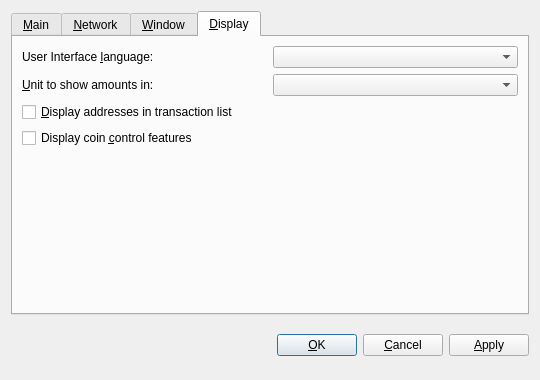
<?xml version="1.0" encoding="UTF-8"?>
<ui version="4.0">
 <class>OptionsDialog</class>
 <widget class="QDialog" name="OptionsDialog">
  <property name="geometry">
   <rect>
    <x>0</x>
    <y>0</y>
    <width>540</width>
    <height>380</height>
   </rect>
  </property>
  <property name="windowTitle">
   <string>Options</string>
  </property>
  <property name="modal">
   <bool>true</bool>
  </property>
  <layout class="QVBoxLayout" name="verticalLayout">
   <item>
    <widget class="QTabWidget" name="tabWidget">
     <property name="tabPosition">
      <enum>QTabWidget::North</enum>
     </property>
     <property name="currentIndex">
      <number>3</number>
     </property>
     <widget class="QWidget" name="tabMain">
      <attribute name="title">
       <string>&amp;Main</string>
      </attribute>
      <layout class="QVBoxLayout" name="verticalLayout_Main">
       <item>
        <widget class="QLabel" name="transactionFeeInfoLabel">
         <property name="text">
          <string>Optional transaction fee per kB that helps make sure your transactions are processed quickly. Most transactions are 1 kB. Fee 5.00 recommended.</string>
         </property>
         <property name="textFormat">
          <enum>Qt::PlainText</enum>
         </property>
         <property name="wordWrap">
          <bool>true</bool>
         </property>
        </widget>
       </item>
       <item>
        <layout class="QHBoxLayout" name="horizontalLayoutFee">
         <item>
          <widget class="QLabel" name="transactionFeeLabel">
           <property name="text">
            <string>Pay transaction &amp;fee</string>
           </property>
           <property name="textFormat">
            <enum>Qt::PlainText</enum>
           </property>
           <property name="buddy">
            <cstring>transactionFee</cstring>
           </property>
          </widget>
         </item>
         <item>
          <widget class="BitcoinAmountField" name="transactionFee"/>
         </item>
         <item>
          <spacer name="horizontalSpacerFee">
           <property name="orientation">
            <enum>Qt::Horizontal</enum>
           </property>
           <property name="sizeHint" stdset="0">
            <size>
             <width>40</width>
             <height>20</height>
            </size>
           </property>
          </spacer>
         </item>
        </layout>
       </item>
       <item>
        <widget class="QLabel" name="reserveBalanceInfoLabel">
         <property name="text">
          <string>Reserved amount does not participate in staking and is therefore spendable at any time.</string>
         </property>
         <property name="textFormat">
          <enum>Qt::PlainText</enum>
         </property>
         <property name="wordWrap">
          <bool>true</bool>
         </property>
        </widget>
       </item>
       <item>
        <layout class="QHBoxLayout" name="horizontalLayoutReserveBalance">
         <item>
          <widget class="QLabel" name="reserveBalanceLabel">
           <property name="text">
            <string>Reserve</string>
           </property>
           <property name="textFormat">
            <enum>Qt::PlainText</enum>
           </property>
           <property name="buddy">
            <cstring>reserveBalance</cstring>
           </property>
          </widget>
         </item>
         <item>
          <widget class="BitcoinAmountField" name="reserveBalance"/>
         </item>
         <item>
          <spacer name="horizontalSpacerReserveBalance">
           <property name="orientation">
            <enum>Qt::Horizontal</enum>
           </property>
           <property name="sizeHint" stdset="0">
            <size>
             <width>40</width>
             <height>20</height>
            </size>
           </property>
          </spacer>
         </item>
        </layout>
       </item>
       <item>
        <widget class="QCheckBox" name="bitcoinAtStartup">
         <property name="toolTip">
          <string>Automatically start bitFlowers after logging in to the system.</string>
         </property>
         <property name="text">
          <string>&amp;Start bitFlowers on system login</string>
         </property>
        </widget>
       </item>
       <item>
        <widget class="QCheckBox" name="detachDatabases">
         <property name="toolTip">
          <string>Detach block and address databases at shutdown. This means they can be moved to another data directory, but it slows down shutdown. The wallet is always detached.</string>
         </property>
         <property name="text">
          <string>&amp;Detach databases at shutdown</string>
         </property>
        </widget>
       </item>
       <item>
        <spacer name="verticalSpacer_Main">
         <property name="orientation">
          <enum>Qt::Vertical</enum>
         </property>
         <property name="sizeHint" stdset="0">
          <size>
           <width>20</width>
           <height>40</height>
          </size>
         </property>
        </spacer>
       </item>
      </layout>
     </widget>
     <widget class="QWidget" name="tabNetwork">
      <attribute name="title">
       <string>&amp;Network</string>
      </attribute>
      <layout class="QVBoxLayout" name="verticalLayout_Network">
       <item>
        <widget class="QCheckBox" name="mapPortUpnp">
         <property name="toolTip">
          <string>Automatically open the bitFlowers client port on the router. This only works when your router supports UPnP and it is enabled.</string>
         </property>
         <property name="text">
          <string>Map port using &amp;UPnP</string>
         </property>
        </widget>
       </item>
       <item>
        <widget class="QCheckBox" name="connectSocks">
         <property name="toolTip">
          <string>Connect to the bitFlowers network through a SOCKS proxy (e.g. when connecting through Tor).</string>
         </property>
         <property name="text">
          <string>&amp;Connect through SOCKS proxy:</string>
         </property>
        </widget>
       </item>
       <item>
        <layout class="QHBoxLayout" name="horizontalLayout_Network">
         <item>
          <widget class="QLabel" name="proxyIpLabel">
           <property name="text">
            <string>Proxy &amp;IP:</string>
           </property>
           <property name="textFormat">
            <enum>Qt::PlainText</enum>
           </property>
           <property name="buddy">
            <cstring>proxyIp</cstring>
           </property>
          </widget>
         </item>
         <item>
          <widget class="QValidatedLineEdit" name="proxyIp">
           <property name="maximumSize">
            <size>
             <width>140</width>
             <height>16777215</height>
            </size>
           </property>
           <property name="toolTip">
            <string>IP address of the proxy (e.g. 127.0.0.1)</string>
           </property>
          </widget>
         </item>
         <item>
          <widget class="QLabel" name="proxyPortLabel">
           <property name="text">
            <string>&amp;Port:</string>
           </property>
           <property name="textFormat">
            <enum>Qt::PlainText</enum>
           </property>
           <property name="buddy">
            <cstring>proxyPort</cstring>
           </property>
          </widget>
         </item>
         <item>
          <widget class="QLineEdit" name="proxyPort">
           <property name="maximumSize">
            <size>
             <width>55</width>
             <height>16777215</height>
            </size>
           </property>
           <property name="toolTip">
            <string>Port of the proxy (e.g. 9050)</string>
           </property>
          </widget>
         </item>
         <item>
          <widget class="QLabel" name="socksVersionLabel">
           <property name="text">
            <string>SOCKS &amp;Version:</string>
           </property>
           <property name="textFormat">
            <enum>Qt::PlainText</enum>
           </property>
           <property name="buddy">
            <cstring>socksVersion</cstring>
           </property>
          </widget>
         </item>
         <item>
          <widget class="QValueComboBox" name="socksVersion">
           <property name="toolTip">
            <string>SOCKS version of the proxy (e.g. 5)</string>
           </property>
          </widget>
         </item>
         <item>
          <spacer name="horizontalSpacer_Network">
           <property name="orientation">
            <enum>Qt::Horizontal</enum>
           </property>
           <property name="sizeHint" stdset="0">
            <size>
             <width>40</width>
             <height>20</height>
            </size>
           </property>
          </spacer>
         </item>
        </layout>
       </item>
       <item>
        <spacer name="verticalSpacer_Network">
         <property name="orientation">
          <enum>Qt::Vertical</enum>
         </property>
         <property name="sizeHint" stdset="0">
          <size>
           <width>20</width>
           <height>40</height>
          </size>
         </property>
        </spacer>
       </item>
      </layout>
     </widget>
     <widget class="QWidget" name="tabWindow">
      <attribute name="title">
       <string>&amp;Window</string>
      </attribute>
      <layout class="QVBoxLayout" name="verticalLayout_Window">
       <item>
        <widget class="QCheckBox" name="minimizeToTray">
         <property name="toolTip">
          <string>Show only a tray icon after minimizing the window.</string>
         </property>
         <property name="text">
          <string>&amp;Minimize to the tray instead of the taskbar</string>
         </property>
        </widget>
       </item>
       <item>
        <widget class="QCheckBox" name="minimizeOnClose">
         <property name="toolTip">
          <string>Minimize instead of exit the application when the window is closed. When this option is enabled, the application will be closed only after selecting Quit in the menu.</string>
         </property>
         <property name="text">
          <string>M&amp;inimize on close</string>
         </property>
        </widget>
       </item>
       <item>
        <spacer name="verticalSpacer_Window">
         <property name="orientation">
          <enum>Qt::Vertical</enum>
         </property>
         <property name="sizeHint" stdset="0">
          <size>
           <width>20</width>
           <height>40</height>
          </size>
         </property>
        </spacer>
       </item>
      </layout>
     </widget>
     <widget class="QWidget" name="tabDisplay">
      <attribute name="title">
       <string>&amp;Display</string>
      </attribute>
      <layout class="QVBoxLayout" name="verticalLayout_Display">
       <item>
        <layout class="QHBoxLayout" name="horizontalLayout_1_Display">
         <item>
          <widget class="QLabel" name="langLabel">
           <property name="text">
            <string>User Interface &amp;language:</string>
           </property>
           <property name="textFormat">
            <enum>Qt::PlainText</enum>
           </property>
           <property name="buddy">
            <cstring>lang</cstring>
           </property>
          </widget>
         </item>
         <item>
          <widget class="QValueComboBox" name="lang">
           <property name="toolTip">
            <string>The user interface language can be set here. This setting will take effect after restarting bitFlowers.</string>
           </property>
          </widget>
         </item>
        </layout>
       </item>
       <item>
        <layout class="QHBoxLayout" name="horizontalLayout_2_Display">
         <item>
          <widget class="QLabel" name="unitLabel">
           <property name="text">
            <string>&amp;Unit to show amounts in:</string>
           </property>
           <property name="textFormat">
            <enum>Qt::PlainText</enum>
           </property>
           <property name="buddy">
            <cstring>unit</cstring>
           </property>
          </widget>
         </item>
         <item>
          <widget class="QValueComboBox" name="unit">
           <property name="toolTip">
            <string>Choose the default subdivision unit to show in the interface and when sending coins.</string>
           </property>
          </widget>
         </item>
        </layout>
       </item>
       <item>
        <widget class="QCheckBox" name="displayAddresses">
         <property name="toolTip">
          <string>Whether to show bitFlowers addresses in the transaction list or not.</string>
         </property>
         <property name="text">
          <string>&amp;Display addresses in transaction list</string>
         </property>
        </widget>
       </item>
       <item>
        <widget class="QCheckBox" name="coinControlFeatures">
         <property name="toolTip">
          <string>Whether to show coin control features or not.</string>
         </property>
         <property name="text">
          <string>Display coin &amp;control features</string>
         </property>
        </widget>
       </item>
       <item>
        <spacer name="verticalSpacer_Display">
         <property name="orientation">
          <enum>Qt::Vertical</enum>
         </property>
         <property name="sizeHint" stdset="0">
          <size>
           <width>20</width>
           <height>40</height>
          </size>
         </property>
        </spacer>
       </item>
      </layout>
     </widget>
    </widget>
   </item>
   <item>
    <layout class="QHBoxLayout" name="horizontalLayout_Buttons">
     <item>
      <spacer name="horizontalSpacer_1">
       <property name="orientation">
        <enum>Qt::Horizontal</enum>
       </property>
       <property name="sizeHint" stdset="0">
        <size>
         <width>40</width>
         <height>48</height>
        </size>
       </property>
      </spacer>
     </item>
     <item>
      <widget class="QLabel" name="statusLabel">
       <property name="font">
        <font>
         <weight>75</weight>
         <bold>true</bold>
        </font>
       </property>
       <property name="text">
        <string/>
       </property>
       <property name="textFormat">
        <enum>Qt::PlainText</enum>
       </property>
       <property name="wordWrap">
        <bool>true</bool>
       </property>
      </widget>
     </item>
     <item>
      <spacer name="horizontalSpacer_2">
       <property name="orientation">
        <enum>Qt::Horizontal</enum>
       </property>
       <property name="sizeHint" stdset="0">
        <size>
         <width>40</width>
         <height>48</height>
        </size>
       </property>
      </spacer>
     </item>
     <item>
      <widget class="QPushButton" name="okButton">
       <property name="text">
        <string>&amp;OK</string>
       </property>
      </widget>
     </item>
     <item>
      <widget class="QPushButton" name="cancelButton">
       <property name="text">
        <string>&amp;Cancel</string>
       </property>
       <property name="autoDefault">
        <bool>false</bool>
       </property>
      </widget>
     </item>
     <item>
      <widget class="QPushButton" name="applyButton">
       <property name="text">
        <string>&amp;Apply</string>
       </property>
       <property name="autoDefault">
        <bool>false</bool>
       </property>
      </widget>
     </item>
    </layout>
   </item>
  </layout>
 </widget>
 <customwidgets>
  <customwidget>
   <class>BitcoinAmountField</class>
   <extends>QSpinBox</extends>
   <header>bitcoinamountfield.h</header>
  </customwidget>
  <customwidget>
   <class>QValueComboBox</class>
   <extends>QComboBox</extends>
   <header>qvaluecombobox.h</header>
  </customwidget>
  <customwidget>
   <class>QValidatedLineEdit</class>
   <extends>QLineEdit</extends>
   <header>qvalidatedlineedit.h</header>
  </customwidget>
 </customwidgets>
 <resources/>
 <connections/>
</ui>
